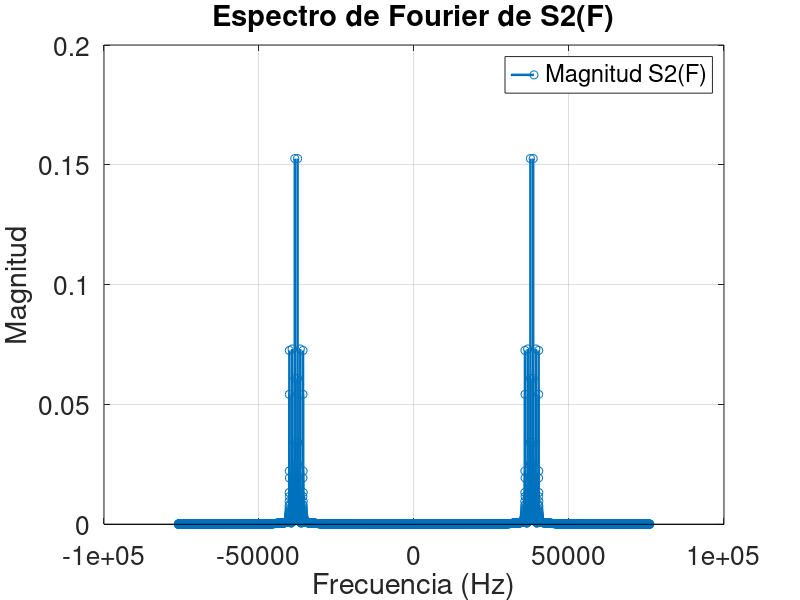

Write the MATLAB code that produced this figure.
%UNIVERSIDAD DE COSTA RICA
%FACULTAD DE INGENIERIA 
%ESCUELA DE INGENIERIA ELECTRICA

%IE0527 - Ingenieria de Comunicaciones
%I - 2017

%Taller de simulacion: Modulacion analogica

%Estudiantes:
%Luis Diego Fernandez Coto, 
%Victoria Quirós Cordero, B35527

%Profesor:
%Teodoro Willink Castro

%05/06/17

%% 1. SENNALES PORTADORA Y MODULADORA
clear all;

%Ganancias Ai
A1 = 0.7;
A2 = 0.3;
A3 = 0.4;

%Frecuencias fi
f1 = 440;
f2 = 3*f1;     
f3 = 5*f1;  
fc = 38000;

Fs = 4*fc;    % Frecuencia de muestreo
N = 8192;       % Se recomienda que sea una potencia de 2

%Vectores de muestreo
t = 0:(1/Fs):((N-1)/Fs);    % Vector para el tiempo
f = -(Fs/2):(Fs/N):((Fs/2)-(Fs/N)); % Vector de frecuencia

%Sennales de importancia
c = cos(2*pi*fc*t); %sennal portadora
x = (A1*cos(2*pi*f1*t)) + (A2*sin(2*pi*f2*t)) + (A3*cos(2*pi*f3*t)); %sennal moduladora

%Grafica de los vectores
% figure;
% plot(t*1000,x,'LineWidth',1.8);
% title('Gráfica de x(t)');
% xlabel('Tiempo (ms)');
% ylabel('x(t)');
% legend('x(t)');
% set(gcf,'color','w');
% set(gca,'fontsize', 19);
% grid on;
% 
% figure;
% plot(t*1000, c,'LineWidth',1.8);
% title('Gráfica de c(t)');
% xlabel('Tiempo (ms)');
% ylabel('c(t)');
% legend('c(t)');
% set(gcf,'color','w');
% set(gca,'fontsize', 19);
% grid on;

% Transformada de fourier X(F) de x(t)
X = 1/N*fftshift(fft(x,N)); % fftshift centra x(t)

% Transformada de fourier C(F) de c(t)
C = 1/N*fftshift(fft(c,N)); % fftshift centra x(t)

% Grafica del espectro de Fourier de X
% figure;
% stem(f, abs(X),'LineWidth',1.8);    % Espectro de Fourier
% title('Espectro de Fourier de X(F)');
% xlabel('Frecuencia (Hz)');
% ylabel('Magnitud');
% legend('Magnitud X(F)');
% set(gcf,'color','w');
% set(gca,'fontsize', 19);
% grid on;

% Grafica del espectro de Fourier de C
% figure;
% stem(f, abs(C),'LineWidth',1.8);    % Espectro de Fourier
% title('Espectro de Fourier de C(F)');
% xlabel('Frecuencia (Hz)');
% ylabel('Magnitud');
% legend('Magnitud C(F)');
% set(gcf,'color','w');
% set(gca,'fontsize', 19);
% grid on;

%% 2. MODULACION AM CONVENCIONAL
m = 0.5; %indice de modulacion

s1 = 0;

for i = 1:1:8192
    s1(i) = (1 + m * x(i))*c(i);
end 

%grafica de s1 en el tiempo
% figure;
% plot(s1,'LineWidth',1.8);
% title('Gráfica de s1(t)');
% xlabel('Tiempo (s)');
% ylabel('s1(t)');
% legend('s1(t)');
% set(gcf,'color','w');
% set(gca,'fontsize', 19);
% grid on;

% Transformada de fourier S1(F) de s1(t)
S1 = 1/N*fftshift(fft(s1,N)); % fftshift centra x(t)

% Grafica del espectro de Fourier de S1
% figure;
% stem(f, abs(S1),'LineWidth',1.8);    % Espectro de Fourier
% title('Espectro de Fourier de S1(F)');
% xlabel('Frecuencia (Hz)');
% ylabel('Magnitud');
% legend('Magnitud S1(F)');
% set(gcf,'color','w');
% set(gca,'fontsize', 19);
% grid on;

%% 3. MODULACION AM DSB-SC
s2 = 0;

for i = 1:1:8192
    s2(i) = x(i)*c(i);
end 

%grafica de s2 en el tiempo
% figure;
% plot(s2,'LineWidth',1.8);
% title('Gráfica de s2(t)');
% xlabel('Tiempo (s)');
% ylabel('s2(t)');
% legend('s2(t)');
% set(gcf,'color','w');
% set(gca,'fontsize', 19);
% grid on;

% Transformada de fourier S1(F) de s2(t)
S2 = 1/N*fftshift(fft(s2,N)); % fftshift centra x(t)

% Grafica del espectro de Fourier de S1
figure;
stem(f, abs(S2),'LineWidth',1.8);    % Espectro de Fourier
title('Espectro de Fourier de S2(F)');
xlabel('Frecuencia (Hz)');
ylabel('Magnitud');
legend('Magnitud S2(F)');
set(gcf,'color','w');
set(gca,'fontsize', 19);
grid on;

%% 4. DEMODULACION AM DSB-SC

